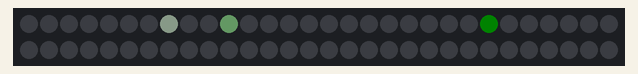
This sketch was run on a simulated Arduino Uno, built with avr-gcc and run on an emulated ATmega328P. On the bench: 60 RGB LEDs in strip order, left to right, continuing on the next row. Dim RGB values are drawn brighter than linear; random numbers use the default seed unless the sketch sets one.

Above: at 0.47 s.
At 5.73 s:
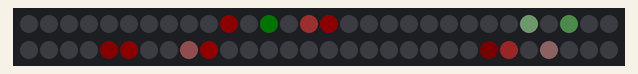
At 10.68 s:
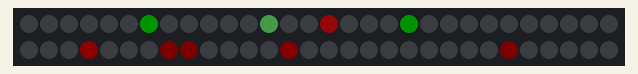
At 19.96 s:
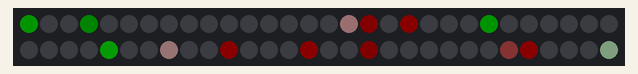
At 30.48 s:
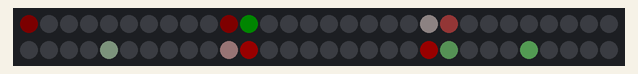
At 39.76 s:
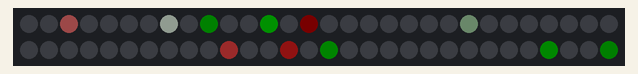

The sketch:

holiday_blinkytape_onesies.ino
```cpp
#include <FastLED.h>

#define LED_COUNT 60 // BlinkyTape has 60 LEDs!
struct CRGB leds[LED_COUNT]; // this struct contains 60 CRGB values.  This is where

#define PIN_BUTTON 10
#define PIN_IO_A   7
#define PIN_IO_B   11
#define PIN_SIGNAL 13
#define PIN_INPUT  10

int b = 0;
int aob = 4;
int bsmin = 1;
int bsmax = 30;
int waiting_time = 20; //time in ms

int led[LED_COUNT], ledb[LED_COUNT], ledc[LED_COUNT];
int ledr[LED_COUNT];

// first, let's get ready to blink using some FastLED routines
// take a look at the FastLED example called Fast2Dev for more usage info
void setup()
{
  FastLED.addLeds<WS2812B, PIN_SIGNAL, GRB>(leds, LED_COUNT); // this configures the BlinkyBoard - leave as is.
  FastLED.showColor(CRGB(0, 0, 0)); // set the color for the strip all at once.
  FastLED.setBrightness(30);
  FastLED.show(); // you'll always need to call this function to make your changes happen.
}

// this is the main loop where we call the other functions.
void loop() {
  b++;
  if (b > 3000) b = 0;

  if ((b % aob) == 0) {
    uint8_t pos = random(LED_COUNT);
    if (led[pos] == 0) { // not already blinking
      uint8_t bs = random(bsmax-bsmin)+bsmin;
      ledb[pos] = bs;
      ledr[pos] = random(254);
      led[pos] = ledb[pos];
      ledc[pos] = random(3); // 4 for red/blue/green; 3 for just red/green
    }
  }

  for (uint8_t a = 0; a < LED_COUNT; a++) {
    if (led[a] > 0) {
       led[a] = led[a] + ledb[a];
    }

    if (led[a] > 511) {
      led[a] = 0;
    }

    int sendval = led[a];
    if (led[a] > 255) {
      sendval = 511 - sendval;
    }

    int o = sendval - ledr[a];
    if (o < 0) {
      o = 0;
    }

  #ifdef DBB
    Serial.print("a=");
    Serial.print(a);
    Serial.print(" o=");
    Serial.print(o);
    Serial.print(" sendval=");
    Serial.print(sendval);
    Serial.println();
  #endif

    if (ledc[a] > 2) {
      leds[a] = CRGB(o, o, sendval);
    } else if (ledc[a] > 1) {
      leds[a] = CRGB(o, sendval, o);
    } else {
      leds[a] = CRGB(sendval, o, o);
    }
  }
  FastLED.show();

  delay(waiting_time);
}
```
